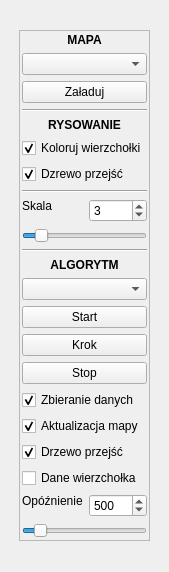
       <widget class="QWidget" name="scrollAreaWidgetContents_3">
        <property name="geometry">
         <rect>
          <x>0</x>
          <y>0</y>
          <width>169</width>
          <height>572</height>
         </rect>
        </property>
        <layout class="QGridLayout" name="gridLayout_11">
         <item row="0" column="0">
          <widget class="QFrame" name="frame">
           <property name="sizePolicy">
            <sizepolicy hsizetype="Fixed" vsizetype="Fixed">
             <horstretch>0</horstretch>
             <verstretch>0</verstretch>
            </sizepolicy>
           </property>
           <property name="frameShape">
            <enum>QFrame::StyledPanel</enum>
           </property>
           <property name="frameShadow">
            <enum>QFrame::Raised</enum>
           </property>
           <layout class="QFormLayout" name="formLayout_2">
            <property name="fieldGrowthPolicy">
             <enum>QFormLayout::AllNonFixedFieldsGrow</enum>
            </property>
            <property name="leftMargin">
             <number>2</number>
            </property>
            <property name="topMargin">
             <number>2</number>
            </property>
            <property name="rightMargin">
             <number>2</number>
            </property>
            <property name="bottomMargin">
             <number>2</number>
            </property>
            <item row="0" column="0" colspan="2">
             <widget class="QLabel" name="label_2">
              <property name="sizePolicy">
               <sizepolicy hsizetype="Preferred" vsizetype="Fixed">
                <horstretch>0</horstretch>
                <verstretch>0</verstretch>
               </sizepolicy>
              </property>
              <property name="font">
               <font>
                <weight>75</weight>
                <bold>true</bold>
               </font>
              </property>
              <property name="text">
               <string>MAPA</string>
              </property>
              <property name="alignment">
               <set>Qt::AlignCenter</set>
              </property>
             </widget>
            </item>
            <item row="1" column="0" colspan="2">
             <widget class="QComboBox" name="mapComboBox">
              <property name="sizePolicy">
               <sizepolicy hsizetype="Preferred" vsizetype="Fixed">
                <horstretch>0</horstretch>
                <verstretch>0</verstretch>
               </sizepolicy>
              </property>
              <property name="toolTip">
               <string>&lt;html&gt;&lt;head/&gt;&lt;body&gt;&lt;p&gt;Wybierz mapę&lt;/p&gt;&lt;/body&gt;&lt;/html&gt;</string>
              </property>
              <property name="whatsThis">
               <string>&lt;html&gt;&lt;head/&gt;&lt;body&gt;&lt;p&gt;Wybierz mapę&lt;/p&gt;&lt;/body&gt;&lt;/html&gt;</string>
              </property>
             </widget>
            </item>
            <item row="2" column="0" colspan="2">
             <widget class="QPushButton" name="loadMapBut">
              <property name="sizePolicy">
               <sizepolicy hsizetype="Preferred" vsizetype="Fixed">
                <horstretch>0</horstretch>
                <verstretch>0</verstretch>
               </sizepolicy>
              </property>
              <property name="toolTip">
               <string>&lt;html&gt;&lt;head/&gt;&lt;body&gt;&lt;p&gt;Wczytaj mapę&lt;/p&gt;&lt;/body&gt;&lt;/html&gt;</string>
              </property>
              <property name="whatsThis">
               <string>&lt;html&gt;&lt;head/&gt;&lt;body&gt;&lt;p&gt;Wczytaj mapę&lt;/p&gt;&lt;/body&gt;&lt;/html&gt;</string>
              </property>
              <property name="text">
               <string>Załaduj</string>
              </property>
             </widget>
            </item>
            <item row="3" column="0" colspan="2">
             <widget class="Line" name="line">
              <property name="sizePolicy">
               <sizepolicy hsizetype="Preferred" vsizetype="Fixed">
                <horstretch>0</horstretch>
                <verstretch>0</verstretch>
               </sizepolicy>
              </property>
              <property name="minimumSize">
               <size>
                <width>0</width>
                <height>2</height>
               </size>
              </property>
              <property name="orientation">
               <enum>Qt::Horizontal</enum>
              </property>
             </widget>
            </item>
            <item row="4" column="0" colspan="2">
             <widget class="QLabel" name="label_8">
              <property name="font">
               <font>
                <weight>75</weight>
                <bold>true</bold>
               </font>
              </property>
              <property name="text">
               <string>RYSOWANIE</string>
              </property>
              <property name="alignment">
               <set>Qt::AlignCenter</set>
              </property>
              <property name="wordWrap">
               <bool>true</bool>
              </property>
             </widget>
            </item>
            <item row="8" column="0">
             <widget class="QLabel" name="label">
              <property name="sizePolicy">
               <sizepolicy hsizetype="Preferred" vsizetype="Fixed">
                <horstretch>0</horstretch>
                <verstretch>0</verstretch>
               </sizepolicy>
              </property>
              <property name="toolTip">
               <string>&lt;html&gt;&lt;head/&gt;&lt;body&gt;&lt;p&gt;Zmień skalę mapy [ Wybrana_wartość : 1 ]&lt;/p&gt;&lt;/body&gt;&lt;/html&gt;</string>
              </property>
              <property name="whatsThis">
               <string>&lt;html&gt;&lt;head/&gt;&lt;body&gt;&lt;p&gt;Zmień skalę mapy [ Wybrana_wartość : 1 ]&lt;/p&gt;&lt;/body&gt;&lt;/html&gt;</string>
              </property>
              <property name="text">
               <string>Skala</string>
              </property>
             </widget>
            </item>
            <item row="8" column="1">
             <widget class="QDoubleSpinBox" name="scaleSpin">
              <property name="sizePolicy">
               <sizepolicy hsizetype="Preferred" vsizetype="Fixed">
                <horstretch>0</horstretch>
                <verstretch>0</verstretch>
               </sizepolicy>
              </property>
              <property name="toolTip">
               <string>&lt;html&gt;&lt;head/&gt;&lt;body&gt;&lt;p&gt;Zmień skalę mapy [ Wybrana_wartość : 1 ]&lt;/p&gt;&lt;/body&gt;&lt;/html&gt;</string>
              </property>
              <property name="whatsThis">
               <string>&lt;html&gt;&lt;head/&gt;&lt;body&gt;&lt;p&gt;Zmień skalę mapy [ Wybrana_wartość : 1 ]&lt;/p&gt;&lt;/body&gt;&lt;/html&gt;</string>
              </property>
              <property name="decimals">
               <number>0</number>
              </property>
              <property name="minimum">
               <double>1.000000000000000</double>
              </property>
              <property name="maximum">
               <double>20.000000000000000</double>
              </property>
              <property name="singleStep">
               <double>1.000000000000000</double>
              </property>
              <property name="value">
               <double>3.000000000000000</double>
              </property>
             </widget>
            </item>
            <item row="9" column="0" colspan="2">
             <widget class="QSlider" name="scaleSlider">
              <property name="sizePolicy">
               <sizepolicy hsizetype="Preferred" vsizetype="Fixed">
                <horstretch>0</horstretch>
                <verstretch>0</verstretch>
               </sizepolicy>
              </property>
              <property name="minimumSize">
               <size>
                <width>10</width>
                <height>0</height>
               </size>
              </property>
              <property name="baseSize">
               <size>
                <width>10</width>
                <height>0</height>
               </size>
              </property>
              <property name="toolTip">
               <string>&lt;html&gt;&lt;head/&gt;&lt;body&gt;&lt;p&gt;Zmień skalę mapy [ Wybrana_wartość : 1 ]&lt;/p&gt;&lt;/body&gt;&lt;/html&gt;</string>
              </property>
              <property name="whatsThis">
               <string>&lt;html&gt;&lt;head/&gt;&lt;body&gt;&lt;p&gt;Zmień skalę mapy [ Wybrana_wartość : 1 ]&lt;/p&gt;&lt;/body&gt;&lt;/html&gt;</string>
              </property>
              <property name="minimum">
               <number>1</number>
              </property>
              <property name="maximum">
               <number>20</number>
              </property>
              <property name="value">
               <number>3</number>
              </property>
              <property name="sliderPosition">
               <number>3</number>
              </property>
              <property name="orientation">
               <enum>Qt::Horizontal</enum>
              </property>
             </widget>
            </item>
            <item row="10" column="0" colspan="2">
             <widget class="Line" name="line_2">
              <property name="sizePolicy">
               <sizepolicy hsizetype="Preferred" vsizetype="Fixed">
                <horstretch>0</horstretch>
                <verstretch>0</verstretch>
               </sizepolicy>
              </property>
              <property name="minimumSize">
               <size>
                <width>0</width>
                <height>2</height>
               </size>
              </property>
              <property name="orientation">
               <enum>Qt::Horizontal</enum>
              </property>
             </widget>
            </item>
            <item row="11" column="0" colspan="2">
             <widget class="QLabel" name="label_3">
              <property name="sizePolicy">
               <sizepolicy hsizetype="Preferred" vsizetype="Fixed">
                <horstretch>0</horstretch>
                <verstretch>0</verstretch>
               </sizepolicy>
              </property>
              <property name="font">
               <font>
                <weight>75</weight>
                <bold>true</bold>
               </font>
              </property>
              <property name="text">
               <string>ALGORYTM</string>
              </property>
              <property name="alignment">
               <set>Qt::AlignCenter</set>
              </property>
             </widget>
            </item>
            <item row="12" column="0" colspan="2">
             <widget class="QComboBox" name="algComboBox">
              <property name="sizePolicy">
               <sizepolicy hsizetype="Preferred" vsizetype="Fixed">
                <horstretch>0</horstretch>
                <verstretch>0</verstretch>
               </sizepolicy>
              </property>
              <property name="toolTip">
               <string>&lt;html&gt;&lt;head/&gt;&lt;body&gt;&lt;p&gt;Wybierz algorytm&lt;/p&gt;&lt;/body&gt;&lt;/html&gt;</string>
              </property>
              <property name="whatsThis">
               <string>&lt;html&gt;&lt;head/&gt;&lt;body&gt;&lt;p&gt;Wybierz algorytm&lt;/p&gt;&lt;/body&gt;&lt;/html&gt;</string>
              </property>
             </widget>
            </item>
            <item row="13" column="0" colspan="2">
             <widget class="QPushButton" name="startButton">
              <property name="sizePolicy">
               <sizepolicy hsizetype="Preferred" vsizetype="Fixed">
                <horstretch>0</horstretch>
                <verstretch>0</verstretch>
               </sizepolicy>
              </property>
              <property name="toolTip">
               <string>&lt;html&gt;&lt;head/&gt;&lt;body&gt;&lt;p&gt;Rozpocznij dzialanie algorytmu&lt;/p&gt;&lt;/body&gt;&lt;/html&gt;</string>
              </property>
              <property name="whatsThis">
               <string>&lt;html&gt;&lt;head/&gt;&lt;body&gt;&lt;p&gt;Rozpocznij dzialanie algorytmu&lt;/p&gt;&lt;/body&gt;&lt;/html&gt;</string>
              </property>
              <property name="text">
               <string>Start</string>
              </property>
             </widget>
            </item>
            <item row="14" column="0" colspan="2">
             <widget class="QPushButton" name="stepButton">
              <property name="sizePolicy">
               <sizepolicy hsizetype="Preferred" vsizetype="Fixed">
                <horstretch>0</horstretch>
                <verstretch>0</verstretch>
               </sizepolicy>
              </property>
              <property name="toolTip">
               <string>&lt;html&gt;&lt;head/&gt;&lt;body&gt;&lt;p&gt;Wykonaj jedną iterację algorytmu&lt;/p&gt;&lt;/body&gt;&lt;/html&gt;</string>
              </property>
              <property name="whatsThis">
               <string>&lt;html&gt;&lt;head/&gt;&lt;body&gt;&lt;p&gt;Wykonaj jedną iterację algorytmu&lt;/p&gt;&lt;/body&gt;&lt;/html&gt;</string>
              </property>
              <property name="text">
               <string>Krok</string>
              </property>
             </widget>
            </item>
            <item row="15" column="0" colspan="2">
             <widget class="QPushButton" name="stopButton">
              <property name="sizePolicy">
               <sizepolicy hsizetype="Preferred" vsizetype="Fixed">
                <horstretch>0</horstretch>
                <verstretch>0</verstretch>
               </sizepolicy>
              </property>
              <property name="toolTip">
               <string>&lt;html&gt;&lt;head/&gt;&lt;body&gt;&lt;p&gt;Zatrzymaj działanie algorytmu&lt;/p&gt;&lt;/body&gt;&lt;/html&gt;</string>
              </property>
              <property name="whatsThis">
               <string>&lt;html&gt;&lt;head/&gt;&lt;body&gt;&lt;p&gt;Zatrzymaj działanie algorytmu&lt;/p&gt;&lt;/body&gt;&lt;/html&gt;</string>
              </property>
              <property name="text">
               <string>Stop</string>
              </property>
             </widget>
            </item>
            <item row="16" column="0" colspan="2">
             <widget class="QCheckBox" name="dataUpdate">
              <property name="sizePolicy">
               <sizepolicy hsizetype="Preferred" vsizetype="Fixed">
                <horstretch>0</horstretch>
                <verstretch>0</verstretch>
               </sizepolicy>
              </property>
              <property name="text">
               <string>Zbieranie danych</string>
              </property>
              <property name="checked">
               <bool>true</bool>
              </property>
             </widget>
            </item>
            <item row="17" column="0" colspan="2">
             <widget class="QCheckBox" name="mapUpdate">
              <property name="sizePolicy">
               <sizepolicy hsizetype="Preferred" vsizetype="Fixed">
                <horstretch>0</horstretch>
                <verstretch>0</verstretch>
               </sizepolicy>
              </property>
              <property name="toolTip">
               <string>&lt;html&gt;&lt;head/&gt;&lt;body&gt;&lt;p&gt;Odznaczenie spowoduje brak aktualizacji mapy w trakcie działania algorytmu&lt;/p&gt;&lt;/body&gt;&lt;/html&gt;</string>
              </property>
              <property name="whatsThis">
               <string>&lt;html&gt;&lt;head/&gt;&lt;body&gt;&lt;p&gt;Odznaczenie spowoduje brak aktualizacji mapy w trakcie działania algorytmu&lt;/p&gt;&lt;/body&gt;&lt;/html&gt;</string>
              </property>
              <property name="text">
               <string>Aktualizacja mapy</string>
              </property>
              <property name="checked">
               <bool>true</bool>
              </property>
              <property name="tristate">
               <bool>false</bool>
              </property>
             </widget>
            </item>
            <item row="18" column="0" colspan="2">
             <widget class="QCheckBox" name="checkPatcTree">
              <property name="toolTip">
               <string>&lt;html&gt;&lt;head/&gt;&lt;body&gt;&lt;p&gt;Rusuje drzewo przejść&lt;/p&gt;&lt;/body&gt;&lt;/html&gt;</string>
              </property>
              <property name="whatsThis">
               <string>&lt;html&gt;&lt;head/&gt;&lt;body&gt;&lt;p&gt;Rysuje drzewo przejść&lt;/p&gt;&lt;/body&gt;&lt;/html&gt;</string>
              </property>
              <property name="text">
               <string>Drzewo przejść</string>
              </property>
              <property name="checked">
               <bool>true</bool>
              </property>
             </widget>
            </item>
            <item row="20" column="0">
             <widget class="QLabel" name="label_4">
              <property name="sizePolicy">
               <sizepolicy hsizetype="Preferred" vsizetype="Fixed">
                <horstretch>0</horstretch>
                <verstretch>0</verstretch>
               </sizepolicy>
              </property>
              <property name="toolTip">
               <string>&lt;html&gt;&lt;head/&gt;&lt;body&gt;&lt;p&gt;Opóźnienie iteracji algorytmu o wartość w ms&lt;/p&gt;&lt;/body&gt;&lt;/html&gt;</string>
              </property>
              <property name="whatsThis">
               <string>&lt;html&gt;&lt;head/&gt;&lt;body&gt;&lt;p&gt;Opóźnienie iteracji algorytmu o wartość w ms&lt;/p&gt;&lt;/body&gt;&lt;/html&gt;</string>
              </property>
              <property name="text">
               <string>Opóźnienie</string>
              </property>
             </widget>
            </item>
            <item row="20" column="1">
             <widget class="QSpinBox" name="delaySpin">
              <property name="sizePolicy">
               <sizepolicy hsizetype="Preferred" vsizetype="Fixed">
                <horstretch>0</horstretch>
                <verstretch>0</verstretch>
               </sizepolicy>
              </property>
              <property name="toolTip">
               <string>&lt;html&gt;&lt;head/&gt;&lt;body&gt;&lt;p&gt;Opóźnienie iteracji algorytmu o wartość w ms&lt;/p&gt;&lt;/body&gt;&lt;/html&gt;</string>
              </property>
              <property name="whatsThis">
               <string>&lt;html&gt;&lt;head/&gt;&lt;body&gt;&lt;p&gt;Opóźnienie iteracji algorytmu o wartość w ms&lt;/p&gt;&lt;/body&gt;&lt;/html&gt;</string>
              </property>
              <property name="minimum">
               <number>0</number>
              </property>
              <property name="maximum">
               <number>5000</number>
              </property>
              <property name="singleStep">
               <number>20</number>
              </property>
              <property name="value">
               <number>500</number>
              </property>
             </widget>
            </item>
            <item row="21" column="0" colspan="2">
             <widget class="QSlider" name="delaySlider">
              <property name="sizePolicy">
               <sizepolicy hsizetype="Preferred" vsizetype="Fixed">
                <horstretch>0</horstretch>
                <verstretch>0</verstretch>
               </sizepolicy>
              </property>
              <property name="toolTip">
               <string>&lt;html&gt;&lt;head/&gt;&lt;body&gt;&lt;p&gt;Ustawia opóźnienie dla każdej iteracji algorytmu o wskazany czas w ms&lt;/p&gt;&lt;/body&gt;&lt;/html&gt;</string>
              </property>
              <property name="whatsThis">
               <string>&lt;html&gt;&lt;head/&gt;&lt;body&gt;&lt;p&gt;Ustawia opóźnienie dla każdej iteracji algorytmu o wskazany czas w ms&lt;/p&gt;&lt;/body&gt;&lt;/html&gt;</string>
              </property>
              <property name="maximum">
               <number>5000</number>
              </property>
              <property name="singleStep">
               <number>20</number>
              </property>
              <property name="pageStep">
               <number>1000</number>
              </property>
              <property name="value">
               <number>500</number>
              </property>
              <property name="orientation">
               <enum>Qt::Horizontal</enum>
              </property>
             </widget>
            </item>
            <item row="7" column="0" colspan="2">
             <widget class="Line" name="line_6">
              <property name="orientation">
               <enum>Qt::Horizontal</enum>
              </property>
             </widget>
            </item>
            <item row="6" column="0" colspan="2">
             <widget class="QCheckBox" name="checkSTree">
              <property name="text">
               <string>Dzrewo przejść</string>
              </property>
              <property name="checked">
               <bool>true</bool>
              </property>
             </widget>
            </item>
            <item row="5" column="0" colspan="2">
             <widget class="QCheckBox" name="checkSNod">
              <property name="text">
               <string>Koloruj wierzchołki</string>
              </property>
              <property name="checked">
               <bool>true</bool>
              </property>
             </widget>
            </item>
            <item row="19" column="0" colspan="2">
             <widget class="QCheckBox" name="NodDatSimu">
              <property name="toolTip">
               <string>&lt;html&gt;&lt;head/&gt;&lt;body&gt;&lt;p&gt;Pokazuj dane wierzchołka po najcheaniu kursorem na niego w trakcie symulacji.&lt;/p&gt;&lt;/body&gt;&lt;/html&gt;</string>
              </property>
              <property name="whatsThis">
               <string>&lt;html&gt;&lt;head/&gt;&lt;body&gt;&lt;p&gt;Pokazuj dane wierzchołka po najcheaniu kursorem na niego w trakcie symulacji.&lt;/p&gt;&lt;/body&gt;&lt;/html&gt;</string>
              </property>
              <property name="text">
               <string>Dane wierzchołka</string>
              </property>
             </widget>
            </item>
           </layout>
          </widget>
         </item>
        </layout>
       </widget>
